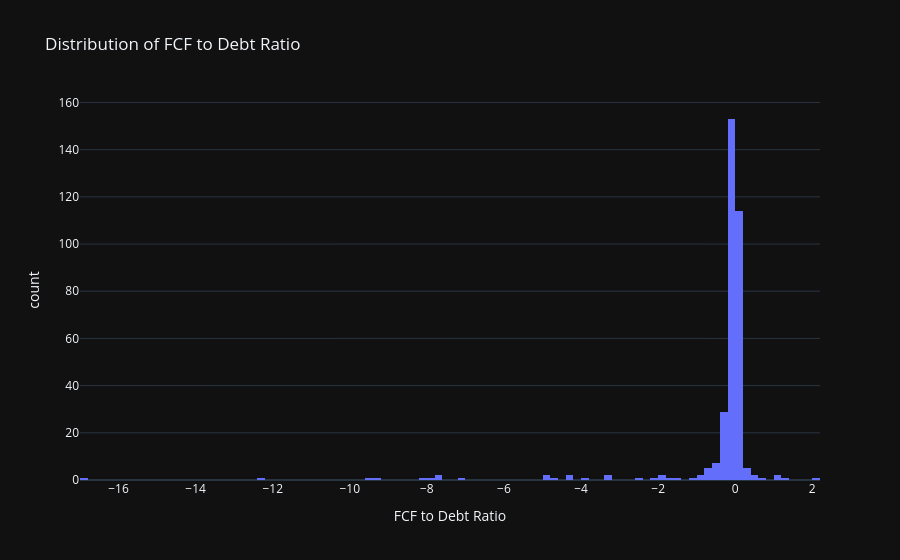

The code cell stored with this chart in its notebook:
### Code cell
df=conn.sql("""
    WITH quantile_thresholds AS (
        SELECT 
            PERCENTILE_CONT(0.01) WITHIN GROUP (ORDER BY fcf_to_debt_ratio) AS lower_quantile,
            PERCENTILE_CONT(0.99) WITHIN GROUP (ORDER BY fcf_to_debt_ratio) AS upper_quantile
        FROM gold.financial_metrics
        WHERE fcf_to_debt_ratio IS NOT NULL
        
    )
    SELECT 
        accession_number,
        period_end,
        filed,
        fcf_to_debt_ratio 
    FROM gold.financial_metrics, quantile_thresholds
    WHERE fcf_to_debt_ratio > lower_quantile
    AND fcf_to_debt_ratio < upper_quantile
""")
fig=px.histogram(
    df,
    x='fcf_to_debt_ratio',
    nbins=100,
    title='Distribution of FCF to Debt Ratio',
    labels={'fcf_to_debt_ratio':'FCF to Debt Ratio'},
    hover_data={'accession_number':True, 'period_end':True, 'filed':True},
    template='plotly_dark'
)
fig.show()

### Figure 1 — Plotly figure (JSON) as saved in the notebook; plotly's stock layout.template omitted (floating-point values rounded to 4 significant figures; data arrays with more than 128 entries replaced by an {"elided": "..."} marker saying what was removed)
{"data": [{"bingroup": "x", "hovertemplate": "FCF to Debt Ratio=%{x}<br>count=%{y}<extra></extra>", "legendgroup": "", "marker": {"color": "#636efa", "pattern": {"shape": ""}}, "name": "", "nbinsx": 100, "orientation": "v", "showlegend": false, "type": "histogram", "x": {"elided": "346 float values"}, "xaxis": "x", "yaxis": "y"}], "layout": {"barmode": "relative", "legend": {"tracegroupgap": 0}, "title": {"text": "Distribution of FCF to Debt Ratio"}, "xaxis": {"anchor": "y", "domain": [0, 1], "title": {"text": "FCF to Debt Ratio"}}, "yaxis": {"anchor": "x", "domain": [0, 1], "title": {"text": "count"}}}}
